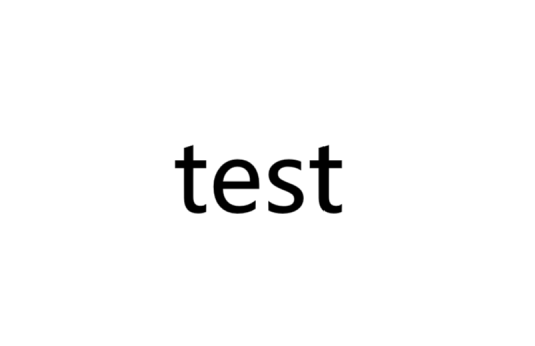
#> input picture test/test.png, 535 x 346 px
$ python -i rotate.py   (imports and definitions only)
#> lines starting #> are read from the running program, lines starting #| are printed output that depends on the picture; after the words box and inside, x2 and y2 are one past the last pixel; in counts of white or black regions, pixels touching at a corner belong together
#> further down, picture is the input picture: shape (346, 535, 3); min 0, max 255, mean 249.6
### detect_ocr/pretreat.py
# -*- coding: utf-8 -*-
import cv2
import numpy as np
from PIL import Image
from test_ocr import ocr
import time
# from rotate import detect_and_draw_lines, rotate_image
# 打开摄像头
cap = cv2.VideoCapture(0)

# 设置摄像头分辨率
cap.set(cv2.CAP_PROP_FRAME_WIDTH, 1280)
cap.set(cv2.CAP_PROP_FRAME_HEIGHT, 960)

# 定义圆心坐标和半径
center_x, center_y = 600, 480
radius = 48

# [8 lines left out: function mask_outside_circle, not called in this run]

def process_frame(frame):
    """
    将检测到的圆框内部的字保留，包括圆框以及圆框外部的图像像素值全部设置为255
    如果没有检测到圆形，则返回全白图像
    """
    # 转换为PIL Image，再回到numpy array
    im_pil = Image.fromarray(frame)
    im = np.array(im_pil)
    # 二值化处理
    im[im == 0] = 255
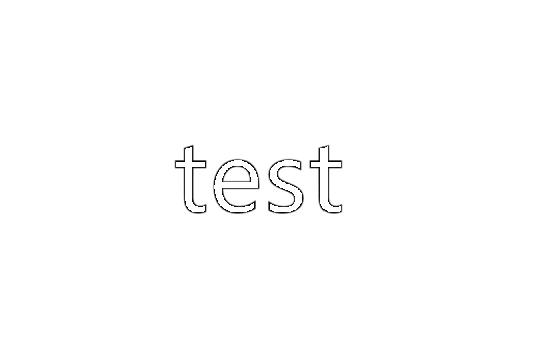
#> im: shape (346, 535); min 1, max 255, mean 253.5
    piece = np.where(im > 140, 255, 0).astype(np.uint8)
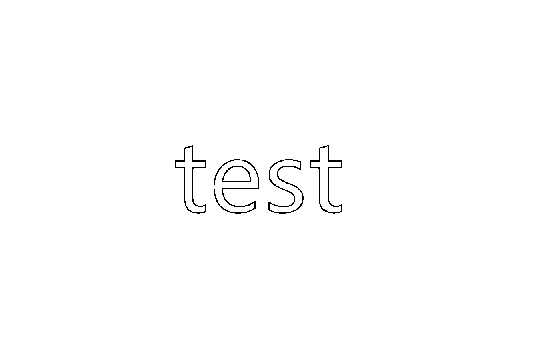
#> piece: shape (346, 535); 99.4% white; black in thin lines or dots, all inside (x1, y1, x2, y2) = (175, 145, 342, 214)
    # 定义结构元素
    kernel = np.ones((2, 2), np.uint8)
    # 腐蚀和膨胀处理
    eroded_img = cv2.erode(piece, kernel, iterations=2)
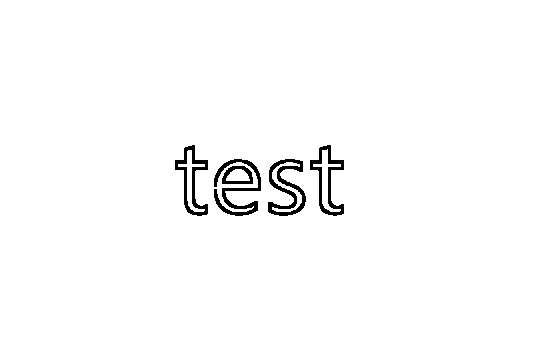
#> eroded_img: shape (346, 535); 98.2% white; 5 black regions, box (x1, y1, x2, y2) and area: (268, 159, 306, 216) 852, (214, 159, 261, 216) 804, (310, 145, 344, 216) 698, (175, 145, 208, 216) 694, (222, 166, 253, 184) 257
    dilated_img = cv2.dilate(eroded_img, kernel, iterations=1)
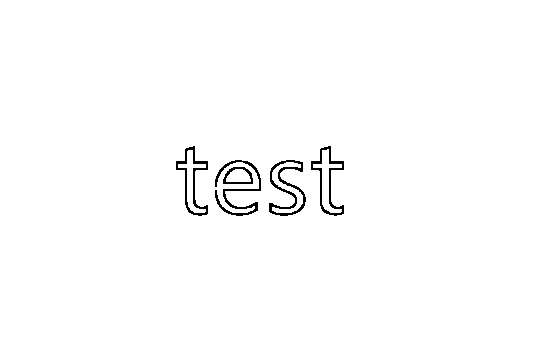
#> dilated_img: shape (346, 535); 98.8% white; black in thin lines or dots, all inside (x1, y1, x2, y2) = (176, 146, 344, 216)
    # 圆形检测
    circles = cv2.HoughCircles(dilated_img, cv2.HOUGH_GRADIENT, dp=1, minDist=15, param1=149, param2=25, minRadius=24, maxRadius=31) # param1=75, param2=20, minRadius=35, maxRadius=48
#> circles = None
#> in pretreat_img, `img = process_frame(img)`: img: shape (346, 535); every value is 255
    if circles is not None:
        circles = np.uint16(np.around(circles))
        for (x, y, r) in circles[0]:
            cv2.circle(dilated_img, (x, y), r, (255), thickness=+20)
            dilated_img = mask_outside_circle(dilated_img, x, y, r)
        return dilated_img
    else:
        # 如果没有检测到圆形，则返回全白图像
        return np.full(frame.shape, 255, dtype=np.uint8)

# [23 lines of commented-out code are left out]

### detect_ocr/rotate.py
import cv2
import numpy as np
from pretreat import process_frame
from test_ocr import ocr
import time
def detect_and_draw_lines(img):
    # [7 lines of commented-out code are left out]
    edges = cv2.Canny(img, 50, 150, apertureSize=3)
#> edges: shape (346, 535); every value is 0
    # cv2.imshow('edges', edges)

    # 使用霍夫线变换检测直线
    lines = cv2.HoughLinesP(edges, 0.5, np.pi / 180, threshold=10, minLineLength=10, maxLineGap=1)
#> lines = None

    if lines is not None:
        # 提取线段长度并排序选出最长的10条
        lines = sorted(lines, key=lambda x: np.linalg.norm([x[0][2] - x[0][0], x[0][3] - x[0][1]]), reverse=True)
        top_lines = lines[:10]

        # 计算角度并绘制直线
        angles = []
        for line in top_lines:
            x1, y1, x2, y2 = line[0]
            cv2.line(img, (x1, y1), (x2, y2), (255, 0, 0), 2)
            angle = np.arctan2(y2 - y1, x2 - x1) * 180 / np.pi
            angles.append(angle)

        # 显示图像和角度
        # cv2.imshow('Image with Lines', img)
        # cv2.waitKey(0)
        # cv2.destroyAllWindows()

        return angles[0]
    else:
        print("No lines were detected.")
        return []

def rotate_image(img, angle):
    rotated_images = []  # 用于存储旋转后的图像
    current_angle = angle  # 初始旋转角度

    for _ in range(4):  # 进行四次旋转
        # 获取图像尺寸
        (h, w) = img.shape[:2]

        # 计算旋转的中心点
        center = (w // 2, h // 2)

        # 获取旋转矩阵
        M = cv2.getRotationMatrix2D(center, current_angle, 1.0)

        # 执行旋转，指定边框颜色为白色
        rotated_img = cv2.warpAffine(img, M, (w, h), borderMode=cv2.BORDER_CONSTANT, borderValue=(255, 255, 255), flags=cv2.INTER_CUBIC)

        # 将旋转后的图像添加到列表中
        rotated_images.append(rotated_img)

        # 更新角度为下一个90度
        current_angle += 90

    return rotated_images

def pretreat_img(img):
    img = cv2.cvtColor(img, cv2.COLOR_BGR2GRAY)
    img = process_frame(img)
    cv2.imshow('proc', img)
    angles = detect_and_draw_lines(img)
#> angles = []
    if angles:
        imgs = rotate_image(frame, angles)
        return imgs
    else:
        return

def ocr_all(frames):
    probes = []
    max_probe = 0
    max_word = None
    for frame in frames:
        result = ocr(frame)
        # print("result:", result)
        if result:
            probes.append((result))
    for word, probe in probes:
        if probe > max_probe:
            max_probe = probe
            max_word = word
    return max_word, max_probe

# [27 lines not run here, left out]

>>> import cv2
>>> picture = cv2.imread('../test/test.png')
>>> result = pretreat_img(picture)
